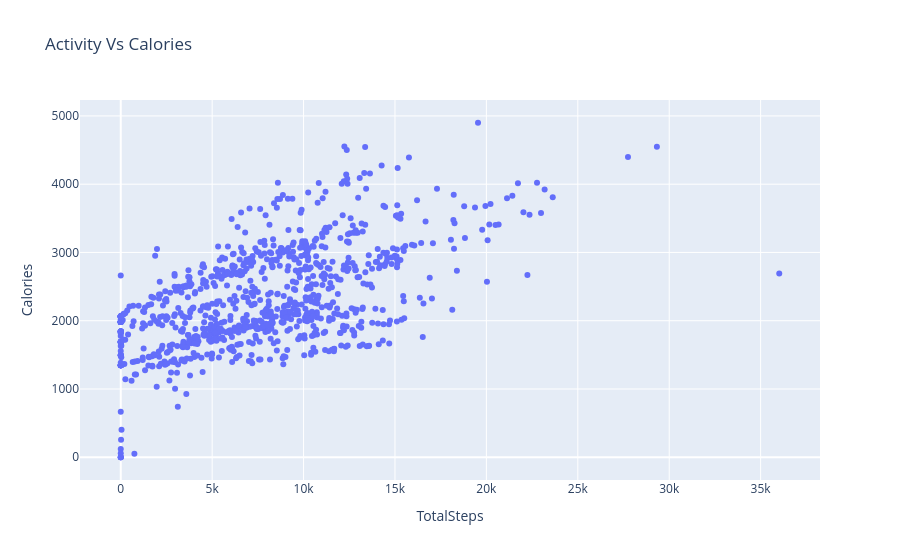

Source (notebook cell):
### Code cell
fig = px.scatter(daily_activity, x = 'TotalSteps', y= 'Calories', title = 'Activity Vs Calories')
fig.show()

### Figure 1 — Plotly figure (JSON) as saved in the notebook; plotly's stock layout.template omitted (floating-point values rounded to 4 significant figures; data arrays with more than 128 entries replaced by an {"elided": "..."} marker saying what was removed)
{"data": [{"hovertemplate": "TotalSteps=%{x}<br>Calories=%{y}<extra></extra>", "legendgroup": "", "marker": {"color": "#636efa", "symbol": "circle"}, "mode": "markers", "name": "", "orientation": "v", "showlegend": false, "type": "scatter", "x": {"elided": "940 int values"}, "xaxis": "x", "y": {"elided": "940 int values"}, "yaxis": "y"}], "layout": {"legend": {"tracegroupgap": 0}, "title": {"text": "Activity Vs Calories"}, "xaxis": {"anchor": "y", "domain": [0, 1], "title": {"text": "TotalSteps"}}, "yaxis": {"anchor": "x", "domain": [0, 1], "title": {"text": "Calories"}}}}
